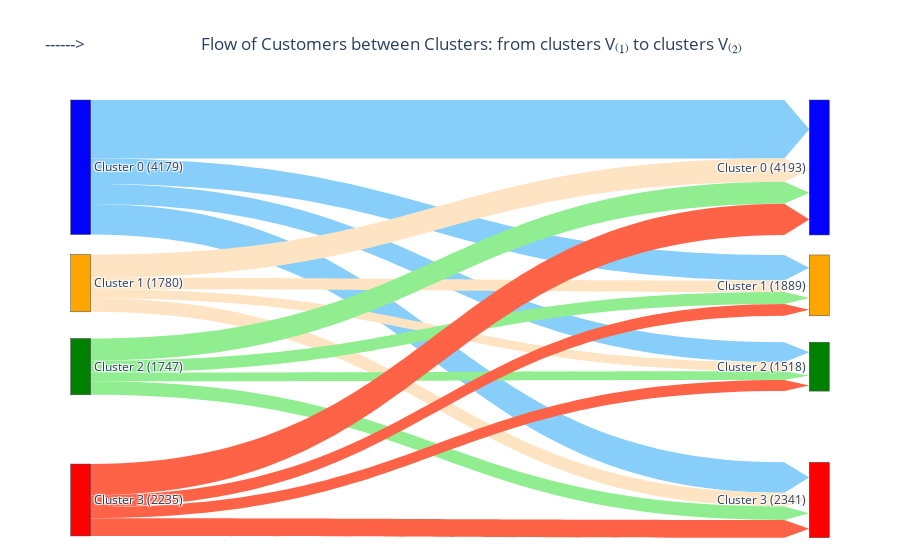

Notebook source saved alongside this figure:
### Code cell
nodes = dict(
                label = ['Cluster 0 ' + '('f'{temp_2020_2019.loc[temp_2020_2019["clusters_2020_2019"] == 0]["number of clients in each cluster"].item()}' + ')', 
                         'Cluster 1 ' + '('f'{temp_2020_2019.loc[temp_2020_2019["clusters_2020_2019"] == 1]["number of clients in each cluster"].item()}' + ')',  
                         'Cluster 2 ' + '('f'{temp_2020_2019.loc[temp_2020_2019["clusters_2020_2019"] == 2]["number of clients in each cluster"].item()}' + ')',  
                         'Cluster 3 ' + '('f'{temp_2020_2019.loc[temp_2020_2019["clusters_2020_2019"] == 3]["number of clients in each cluster"].item()}' + ')', 
                         
                         'Cluster 0 ' + '('f'{temp_2022_2021.loc[temp_2022_2021["clusters_2022_2021"] == 0]["number of clients in each cluster"].item()}' + ')', 
                         'Cluster 1 ' + '('f'{temp_2022_2021.loc[temp_2022_2021["clusters_2022_2021"] == 1]["number of clients in each cluster"].item()}' + ')',  
                         'Cluster 2 ' + '('f'{temp_2022_2021.loc[temp_2022_2021["clusters_2022_2021"] == 2]["number of clients in each cluster"].item()}' + ')', 
                         'Cluster 3 ' + '('f'{temp_2022_2021.loc[temp_2022_2021["clusters_2022_2021"] == 3]["number of clients in each cluster"].item()}' + ')'
                        ],
                color = ['blue',              'orange',           'green',              'red',             'blue',            'orange',             'green',              'red'],
                x =     [ 0.001,               0.001,              0.001,                0.001,             0.999,             0.999,                0.999,                0.999],
                y =     [ 0.001,               100/285,            200/285,              300/285,           0.001,             100/285,              200/285,              300/285],
            )

links = dict(   
               source = [  0, 0, 0, 0,  1, 1, 1, 1,  2, 2, 2, 2,  3, 3, 3, 3],    # The origin or the source nodes of the link
               target = [  4, 5, 6, 7,  4, 5, 6, 7,  4, 5, 6, 7,  4, 5, 6, 7],    # The destination or the target nodes of the link
               value =  [ wdf_migrated.iloc[0,2],
                          wdf_migrated.iloc[1,2], 
                          wdf_migrated.iloc[2,2], 
                          wdf_migrated.iloc[3,2],
                          
                          wdf_migrated.iloc[4,2],
                          wdf_migrated.iloc[5,2],
                          wdf_migrated.iloc[6,2],
                          wdf_migrated.iloc[7,2],

                          wdf_migrated.iloc[8,2],
                          wdf_migrated.iloc[9,2],
                          wdf_migrated.iloc[10,2],
                          wdf_migrated.iloc[11,2],

                          wdf_migrated.iloc[12,2],
                          wdf_migrated.iloc[13,2],
                          wdf_migrated.iloc[14,2],
                          wdf_migrated.iloc[15,2]            
                        ],                               # The width (quantity) of the links
                arrowlen = 25,
                # Color of the links
                # Target Node:   Cluster 0,      Cluster 1,     Cluster 2,      Cluster 3
                color =     [   'lightskyblue', 'lightskyblue', 'lightskyblue', 'lightskyblue',     
                                'bisque',       'bisque',       'bisque',       'bisque',    
                                'lightgreen',   'lightgreen',   'lightgreen',   'lightgreen',
                                'tomato',       'tomato',       'tomato',       'tomato'
                            ],
            )        


data = go.Sankey(node = nodes, link = links, arrangement='snap', orientation = 'h') #  orientation = 'v',
fig = go.Figure(data)
fig.update_layout(title = '------>' + '                             Flow of Customers between Clusters: from clusters V\u208D\u2081\u208E to clusters V\u208D\u2082\u208E', font_size=12)
#plt.savefig('Migration_from_Clusters_to_Clusters.png', dpi=600, pad_inches=0.1, facecolor='white')
fig.show()

### Figure 1 — Plotly figure (JSON) as saved in the notebook; plotly's stock layout.template omitted (floating-point values rounded to 4 significant figures)
{"data": [{"arrangement": "snap", "link": {"arrowlen": 25, "color": ["lightskyblue", "lightskyblue", "lightskyblue", "lightskyblue", "bisque", "bisque", "bisque", "bisque", "lightgreen", "lightgreen", "lightgreen", "lightgreen", "tomato", "tomato", "tomato", "tomato"], "source": [0, 0, 0, 0, 1, 1, 1, 1, 2, 2, 2, 2, 3, 3, 3, 3], "target": [4, 5, 6, 7, 4, 5, 6, 7, 4, 5, 6, 7, 4, 5, 6, 7], "value": [1816, 796, 619, 948, 723, 355, 280, 422, 685, 370, 273, 419, 969, 368, 346, 552]}, "node": {"color": ["blue", "orange", "green", "red", "blue", "orange", "green", "red"], "label": ["Cluster 0 (4179)", "Cluster 1 (1780)", "Cluster 2 (1747)", "Cluster 3 (2235)", "Cluster 0 (4193)", "Cluster 1 (1889)", "Cluster 2 (1518)", "Cluster 3 (2341)"], "x": [0.001, 0.001, 0.001, 0.001, 0.999, 0.999, 0.999, 0.999], "y": [0.001, 0.3509, 0.7018, 1.053, 0.001, 0.3509, 0.7018, 1.053]}, "orientation": "h", "type": "sankey"}], "layout": {"font": {"size": 12}, "title": {"text": "------>                             Flow of Customers between Clusters: from clusters V₍₁₎ to clusters V₍₂₎"}}}
